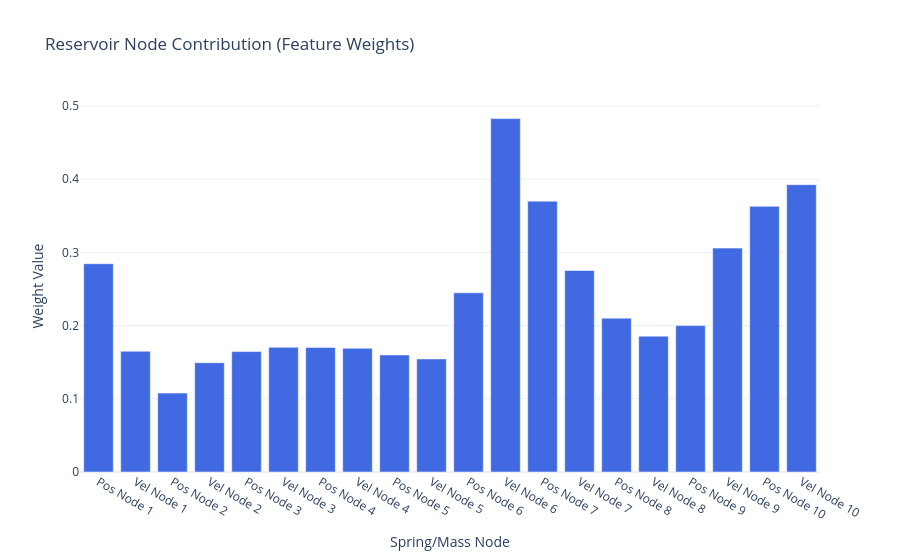

Notebook code cell kept with this figure:
### Code cell
weights = ridge_model.coef_
labels = [
    f"{'Pos' if i % 2 == 0 else 'Vel'} Node {i//2 + 1}" for i in range(len(weights))
]

fig = go.Figure(
    data=[
        go.Bar(
            x=labels,
            y=weights,
            marker_color=np.where(
                weights >= 0, "royalblue", "firebrick"
            ),  # Blue for +, Red for -
        )
    ]
)

fig.update_layout(
    title="Reservoir Node Contribution (Feature Weights)",
    xaxis_title="Spring/Mass Node",
    yaxis_title="Weight Value",
    template="plotly_white",
)

fig.show()

### Figure 1 — Plotly figure (JSON) as saved in the notebook; plotly's stock layout.template omitted (floating-point values rounded to 4 significant figures)
{"data": [{"marker": {"color": ["royalblue", "royalblue", "royalblue", "royalblue", "royalblue", "royalblue", "royalblue", "royalblue", "royalblue", "royalblue", "royalblue", "royalblue", "royalblue", "royalblue", "royalblue", "royalblue", "royalblue", "royalblue", "royalblue", "royalblue"]}, "type": "bar", "x": ["Pos Node 1", "Vel Node 1", "Pos Node 2", "Vel Node 2", "Pos Node 3", "Vel Node 3", "Pos Node 4", "Vel Node 4", "Pos Node 5", "Vel Node 5", "Pos Node 6", "Vel Node 6", "Pos Node 7", "Vel Node 7", "Pos Node 8", "Vel Node 8", "Pos Node 9", "Vel Node 9", "Pos Node 10", "Vel Node 10"], "y": [0.2845, 0.1649, 0.1078, 0.1492, 0.1644, 0.1702, 0.1701, 0.1689, 0.1597, 0.1544, 0.2447, 0.4826, 0.3699, 0.2752, 0.2101, 0.1855, 0.1999, 0.3057, 0.3628, 0.3924]}], "layout": {"title": {"text": "Reservoir Node Contribution (Feature Weights)"}, "xaxis": {"title": {"text": "Spring/Mass Node"}}, "yaxis": {"title": {"text": "Weight Value"}}}}
